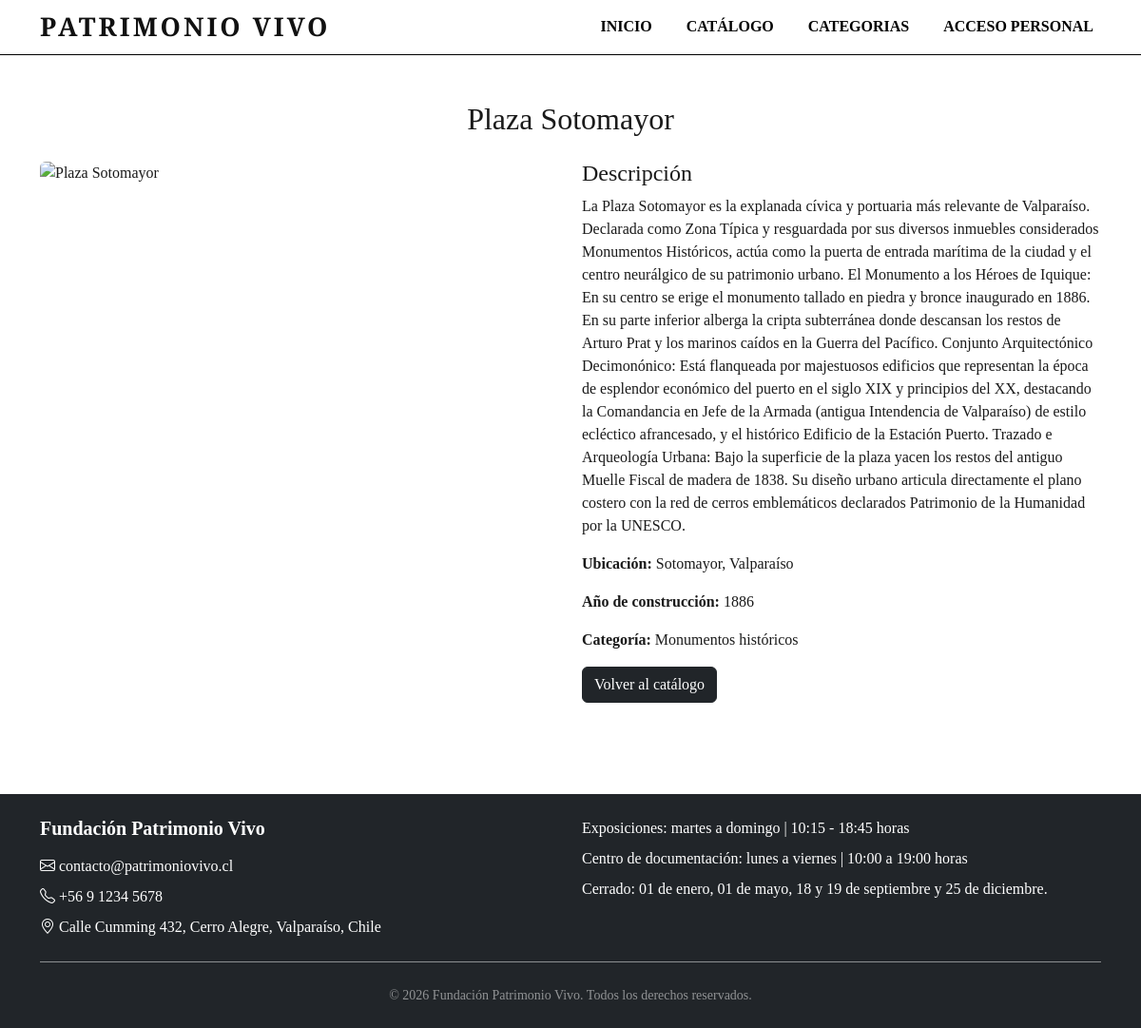
Page /detalles/1/ on the committed database.
### catalogo/models.py (models this page shows, shortened)
class LugarPatrimonial(models.Model):
    nombre = models.CharField(max_length=100)
    descripcion = models.TextField()
    ubicacion = models.CharField(max_length=100)
    anio_construccion = models.PositiveIntegerField()
    imagen = models.URLField(blank=True)
    categoria = models.ForeignKey(
        Categoria,
        on_delete=models.PROTECT,
        related_name='lugares')

class Categoria(models.Model):
    nombre = models.CharField(max_length=100)
    descripcion = models.TextField()
    imagen = models.URLField(blank=True)

### catalogo/views.py (the view, shortened to what this page needs)
# urls.py: path('detalles/<int:id>/', views.detalles, name='detalles'),
def detalles(request, id):
    lugar = get_object_or_404(LugarPatrimonial, id=id)
    return render(request, 'catalogo/detalles.html', {
        'lugar': lugar
    })

### catalogo/templates/catalogo/detalles.html (shortened to what this page needs)
{% extends 'catalogo/base.html' %}
{% block contenido %}
<section class="py-5">
    <div class="container">
        <h2 class="text-center mb-4">{{ lugar.nombre }}</h2>
        <div class="row g-4">
            <div class="col-md-6">
                <img src="{{ lugar.imagen }}"
                     alt="{{ lugar.nombre }}"
                     class="img-fluid rounded">
            </div>
            <div class="col-md-6">
                <h4>Descripción</h4>
                <p>{{ lugar.descripcion }}</p>
                <p><strong>Ubicación:</strong> {{ lugar.ubicacion }}</p>
                <p><strong>Año de construcción:</strong> {{ lugar.anio_construccion }}</p>
                <p><strong>Categoría:</strong> {{ lugar.categoria.nombre }}</p>
                <a href="{% url 'catalogo' %}" class="btn btn-dark">
                    Volver al catálogo
                </a>
            </div>
        </div>
    </div>
</section>
{% endblock %}

### catalogo/templates/catalogo/base.html (shortened to what this page needs)
{% load static %}
<!DOCTYPE html>
<html>
<head>
    <link rel="stylesheet" href="{% static 'catalogo/css/bootstrap.min.css' %}">
    <link rel="stylesheet" href="https://cdn.jsdelivr.net/npm/bootstrap-icons@1.11.3/font/bootstrap-icons.min.css">
    <link rel="stylesheet" href="{% static 'catalogo/css/estilo.css' %}">
</head>
<body>
    <nav class="navbar navbar-expand-lg sticky-top">
        <div class="container">
            <a href="{% url 'inicio' %}" class="text-decoration-none logo-clasico">
                PATRIMONIO <span> VIVO </span>
            </a>
            <div class="collapse navbar-collapse justify-content-end" id="menu">
                <ul class="navbar-nav">
                    <li class="nav-item">
        <a class="nav-link" href="{% url 'inicio' %}">INICIO</a>
    </li>
    <li class="nav-item">
        <a class="nav-link" href="{% url 'catalogo' %}">CATÁLOGO</a>
    </li>
    <li class="nav-item">
        <a class="nav-link" href="{% url 'categorias' %}">CATEGORIAS</a>
    </li>
    {% if user.is_authenticated %}
        <li class="nav-item dropdown">
            <a class="nav-link dropdown-toggle"
               href="#"
               role="button"
               data-bs-toggle="dropdown"
               aria-expanded="false">
                <i class="bi bi-person-circle"></i> MI CUENTA
            </a>
            <ul class="dropdown-menu dropdown-menu-end">
                {% if perms.catalogo.add_categoria %}
                    <li>
                        <a class="dropdown-item" href="{% url 'crear_categoria' %}">
                            Agregar categoría
                        </a>
                    </li>
                {% endif %}
                {% if perms.catalogo.add_lugarpatrimonial %}
                    <li>
                        <a class="dropdown-item" href="{% url 'crear_lugar' %}">
                            Agregar lugar patrimonial
                        </a>
                    </li>
                {% endif %}
                <li><hr class="dropdown-divider"></li>
                <li>
                    <form method="POST" action="{% url 'logout' %}">
                        {% csrf_token %}
                        <button type="submit" class="dropdown-item">
                            Cerrar sesión
                        </button>
                    </form>
                </li>
            </ul>
        </li>
        {% else %}
            <li class="nav-item">
                <a class="nav-link" href="{% url 'login' %}">
                    ACCESO PERSONAL
                </a>
            </li>
    {% endif %}
                 </ul>
            </div>
        </div>
    </nav>
    <main>
        {% block contenido %}
        {% endblock %}
    </main>
    <footer class="py-4 mt-5 bg-dark text-white" id="Contacto">
    <div class="container">
        <div class="row g-4">
            <div class="col-md-6">
                <h5 class="fw-bold mb-3">Fundación Patrimonio Vivo</h5>
                <p class="mb-2">
                    <i class="bi bi-envelope"></i> contacto@patrimoniovivo.cl
                </p>
                <p class="mb-2">
                    <i class="bi bi-telephone"></i> +56 9 1234 5678
                </p>
                <p class="mb-0">
                    <i class="bi bi-geo-alt"></i> Calle Cumming 432, Cerro Alegre, Valparaíso, Chile
                </p>
            </div>
            <div class="col-md-6">
                <p class="mb-2">
                    Exposiciones: martes a domingo | 10:15 - 18:45 horas
                </p>
                <p class="mb-2">
                    Centro de documentación: lunes a viernes | 10:00 a 19:00 horas
                </p>
                <p class="mb-0">
                    Cerrado: 01 de enero, 01 de mayo, 18 y 19 de septiembre y 25 de diciembre.
                </p>
            </div>
        </div>
        <hr class="my-4 border-light opacity-50">
        <div class="row">
            <div class="col text-center">
                <p class="mb-0 small text-white-50">
                    &copy; 2026 Fundación Patrimonio Vivo. Todos los derechos reservados.
                </p>
            </div>
        </div>
    </div>
</footer>
</body>
</html>

### catalogo/static/catalogo/css/estilo.css (style rules this page uses)
html { scroll-behavior: smooth; }
body { font-family: 'Montserrat', 'sans-serif'; color: #1A1A1A; }
nav { background-color: #fff; }
.navbar { border-bottom: 1px solid #000; }
.navbar-nav { gap: 20px; }
.navbar .nav-link { color: #000; font-weight: bold; }
.logo-clasico { font-family: 'Cinzel', serif; font-size: 1.7rem; font-weight: 700; letter-spacing: 3px; color: #111111; }

### rows in the picture
LugarPatrimonial: nombre "Plaza Sotomayor", descripcion "La Plaza Sotomayor es la explanada cívica y portuaria más relevante de Valparaíso. Declarada como Zona Típica y resguardada por sus diversos inmuebles considerados Monumentos Históricos, actúa como la puerta de entrada marítima de la ciudad y el centro neurálgico de su patrimonio urbano. El Monumento a los Héroes de Iquique: En su centro se erige el monumento tallado en piedra y bronce inaugurado en 1886. En su parte inferior alberga la cripta subterránea donde descansan los restos de Arturo Prat y los marinos caídos en la Guerra del Pacífico. Conjunto Arquitectónico Decimonónico: Está flanqueada por majestuosos edificios que representan la época de esplendor económico del puerto en el…", ubicacion "Sotomayor, Valparaíso", anio_construccion "1886", categoria.nombre "Monumentos históricos"
